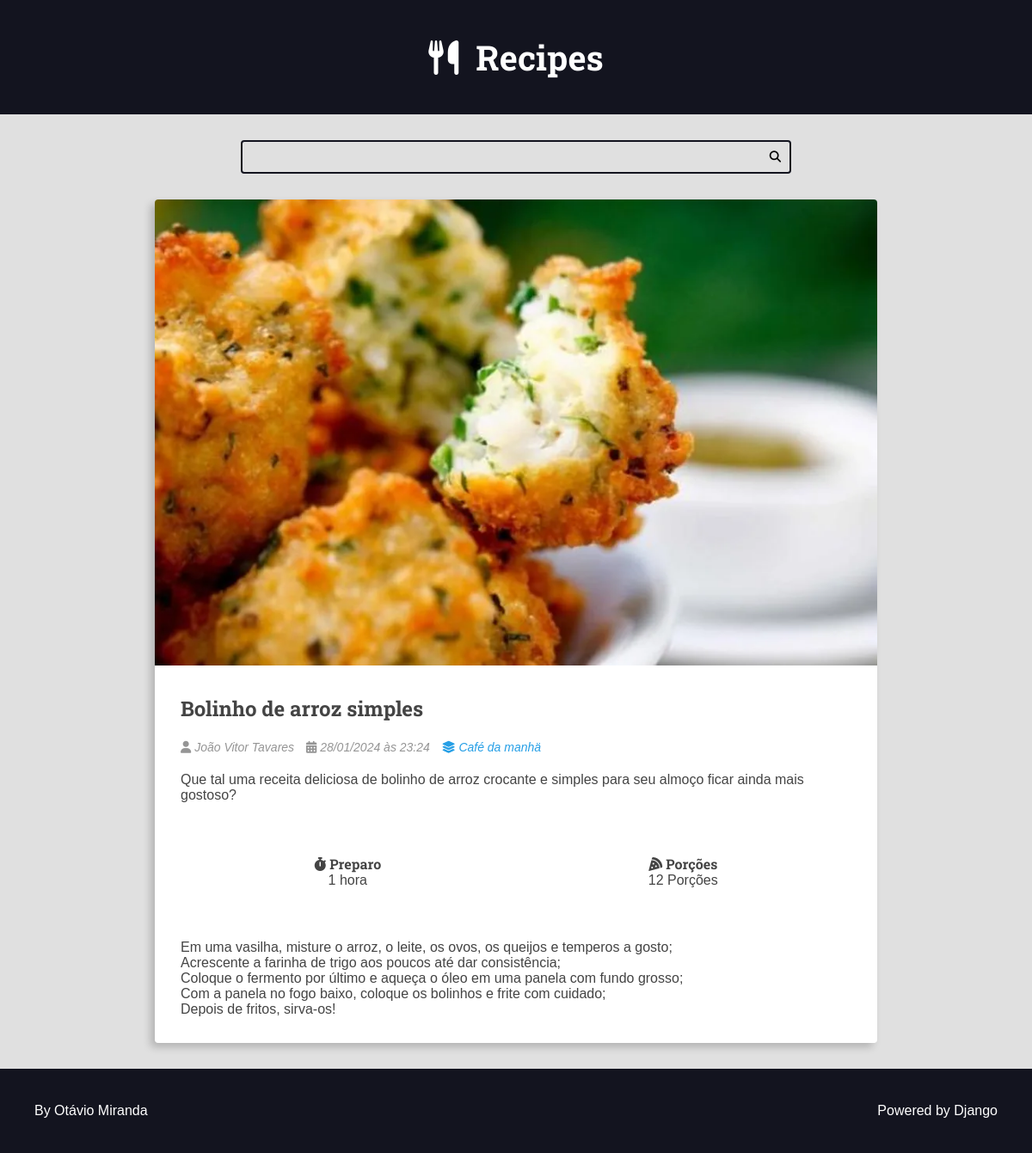
The page /recipes/2/ on the database its author committed.
### recipes/models.py (models this page shows, shortened)
class Recipe(models.Model):
    title = models.CharField(max_length=65)
    description = models.CharField(max_length=165)
    slug = models.SlugField(unique=True)
    preparation_time = models.IntegerField()
    preparation_time_unit = models.CharField(max_length=65)
    servings = models.IntegerField()
    servings_unit = models.CharField(max_length=65)
    preparation_steps = models.TextField()
    preparation_steps_is_html = models.BooleanField(default=False)
    created_at = models.DateTimeField(auto_now_add=True)
    updated_at = models.DateTimeField(auto_now=True)
    is_published = models.BooleanField(default=False)
    cover = models.ImageField(upload_to='recipes/covers/%Y/%m/%d/', blank=True, default='')
    category = models.ForeignKey(Category, on_delete=models.SET_NULL, null=True, blank=True, default=None)
    author = models.ForeignKey(User, on_delete=models.SET_NULL, null=True)

class Category(models.Model):
    name = models.CharField(max_length=65)

### recipes/views.py (the view)
# urls.py: path('', include('recipes.urls')),
def recipes(request, id):
    recipe = get_object_or_404(Recipe, id=id, is_published=True)
    return render(request, 'recipes/pages/recipe-view.html', context={
        'recipe': recipe,
        'is_datail_page':True,
    })

### recipes/templates/recipes/pages/recipe-view.html (shortened to what this page needs)
{% extends "global/base.html" %}
{% block content %}
<div class="main-content main-content-detail container">
    {% include "recipes/partials/recipe.html" %}
</div>
{% endblock content %}

### recipes/templates/recipes/partials/recipe.html (shortened to what this page needs)
<div class="recipe-list-item">
    <div class="recipe recipe-cover">
        {% if is_datail_page is not True %}
        <a href="{% url "recipes:recipe"  recipe.id %}">
            <img src="{{ recipe.cover.url }}" alt="temporario">
        </a>
        {% else %}
            <img src="{{ recipe.cover.url }}" alt="temporario">
        {% endif %}
        <div class="recipe-title-container">
            <h2 class="recipe-title">
                {% if is_datail_page is not True %}
                <a href="{% url "recipes:recipe"  recipe.id %}">
                    {{ recipe.title }}
                </a>
                {% else %}
                    {{ recipe.title }}
                {% endif %}
            </h2>
        </div>
        <div class="recipe-author">
            <span class="recipe-author-item">
                <i class="fas fa-user"></i>
                {% if recipe.author.first_name %}
                    {{recipe.author.first_name}} {{recipe.author.last_name}}
                {% else %}
                    {{recipe.author.username}}
                {% endif %}
            </span>
            <span class="recipe-author-item">
                <i class="fas fa-calendar-alt"></i>
                {{recipe.created_at|date:"d/m/Y"}} às {{recipe.created_at|date:"H:i"}}
            </span>
            {% if recipe.category is not None %}
            <span class="recipe-author-item">
                <a href="{% url "recipes:category" recipe.category.id %}">
                    <i class="fas fa-layer-group"></i>
                    <span>{{recipe.category.name}}</span>
                </a>
            </span>
            {% endif %}
        </div>
        <div class="recipe-content">
            <p>{{recipe.description}}</p>
        </div>
        <div class="recipe-meta-container">
            <div class="recipe-meta recipe-preparation">
                <h3 class="recipe-meta-title"><i class="fas fa-stopwatch"></i> Preparo</h3>
                <div class="recipe-meta-text">
                    {{recipe.preparation_time}} {{recipe.preparation_time_unit}}
                </div>
            </div>
            <div class="recipe-meta recipe-servings">
                <h3 class="recipe-meta-title"><i class="fas fa-pizza-slice"></i> Porções</h3>
                <div class="recipe-meta-text">
                    {{recipe.servings}} {{recipe.servings_unit}}
                </div>
            </div>
        </div>
        {% if is_datail_page is True %}
            <div class="preparation-steps">
                {% if recipe.preparation_steps_is_html is not True %}
                        {{ recipe.preparation_steps|linebreaksbr }}
                    {% else %}
                        {{ recipe.preparation_steps|safe }}
                {% endif %}
            </div>
        {% endif %}
    </div>
</div>

### recipes/static/recipes/css/styles.css (style rules this page uses)
:root { --color-primary: #269fe6; --color-primary-hover: #2086c2; --color-primary-dark: #13141f; --color-primary-dark-hover: #212336; --color-primary-light: #d4ecfa; --color-primary-light-hover: #bdd8e7; --color-white: #fff; --color-black: #000; --color-dark-text: #444; --color-info-light: #cce5ff; --color-debug-light: #cce5ff; --color-success-light: #d4edda; --color-alert-light: #fff3cd; --color-warning-light: #fff3cd; --color-error-light: #f8d7da; --color-info-dark: #4d86c4; --color-debug-dark: #4d86c4; --color-success-dark: #4a9c5d; --color-alert-dark: #927f40; --color-warning-dark: #927f40; --color-error-dark: #da525d; --color-gray-0: #f9f9f9; --color-gray-1: #e0e0e0; --color-gray-2: #c7c7c7; --color-gray-3: #aeaeae; --color-gray-4: #959595; --color-gray-5: #7d7d7d; --color-gray-6: #646464; --color-gray-7: #4b4b4b; --color-gray-8: #323232; --color-gray-9: #191919; --font-primary: sans-serif; --font-headings: 'Roboto Slab', serif; --spacing-gutter-medium: 3rem; --spacing-gutter-large: 4rem; }
* { padding: 0; margin: 0; box-sizing: border-box; }
html { font-size: 62.5%; }
body { font-size: 1.6rem; font-family: var(--font-primary); background: var(--color-gray-1); color: var(--color-dark-text); }
h1, h2, h3, h4, h5, h6 { font-family: var(--font-headings); }
.container { max-width: 144rem; margin: 0 auto; padding: var(--spacing-gutter-medium); }
.main-content { padding-top: 0; }
.recipe { background: var(--color-white); box-shadow: -5px 5px 10px rgba(0, 0, 0, 0.2); transform: scale(1); transition: all 300ms ease-in-out; border-radius: 0.4rem; overflow: hidden; }
.recipe img { max-width: 100%; }
.recipe-list-item { max-width: 64rem; height: fit-content; }
.recipe-title-container { padding: var(--spacing-gutter-medium); padding-bottom: 2rem; }
.recipe-author { padding: 0 var(--spacing-gutter-medium); }
.recipe-content { padding: var(--spacing-gutter-medium); padding-top: 2rem; }
.recipe-author-item { color: var(--color-gray-4); margin-right: 1rem; font-style: italic; font-size: 1.4rem; }
.recipe-author a { color: var(--color-primary); transition: all 300ms ease-in-out; text-decoration: none; }
.recipe-meta-container { display: flex; flex-flow: row wrap; padding: var(--spacing-gutter-medium); }
.recipe-meta { display: flex; flex-flow: column nowrap; flex-shrink: 1; flex-grow: 1; text-align: center; }
.recipe-meta-title { font-size: 1.6rem; }
.main-content-detail .recipe-list-item { max-width: 84rem; margin: 0 auto; }
.preparation-steps { padding: var(--spacing-gutter-medium); }

### rows shown on the page
Recipe: cover (picture), title "Bolinho de arroz simples", author.first_name "João Vitor", author.last_name "Tavares", created_at "28/01/2024", created_at "23:24", category.name "Café da manhä", description "Que tal uma receita deliciosa de bolinho de arroz crocante e simples para seu almoço ficar ainda mais gostoso?", preparation_time "1", preparation_time_unit "hora", servings "12", servings_unit "Porções", preparation_steps "Em uma vasilha, misture o arroz, o leite, os ovos, os queijos e temperos a gosto; Acrescente a farinha de trigo aos poucos até dar consistência; Coloque o fermento por último e aqueça o óleo em uma panela com fundo grosso; Com a panela no fogo baixo, coloque os bolinhos e frite com cuidado; Depois de fritos, sirva-os!"
